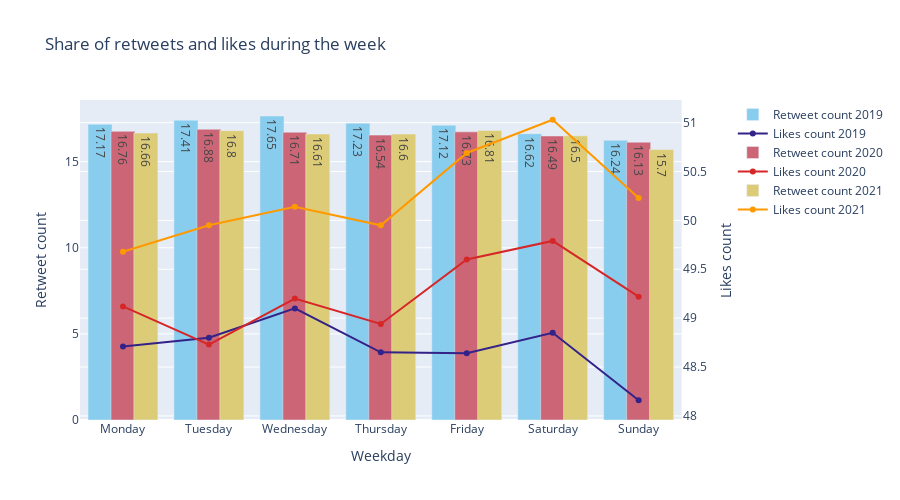
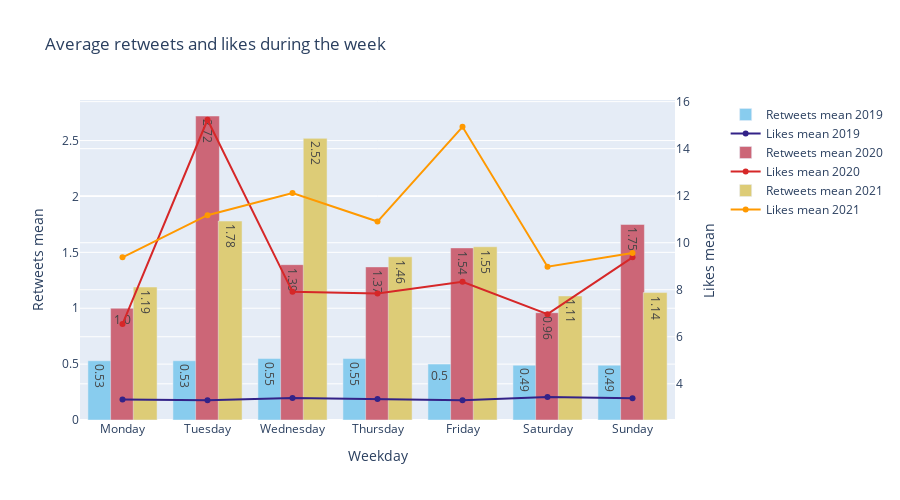

The notebook cell saved with these charts, in order:
### Code cell
analysis_chart(df_analysis, 'day_of_week', '% with retweets', '% with likes', 'Weekday', '% with retweets',
               '% with likes', 'Percentage of retweets and likes during the week')
analysis_chart(df_analysis, 'day_of_week', 'retweets mean', 'likes mean', 'Weekday', 'Retweets mean', 'Likes mean',
               'Average retweets and likes during the week')

### Figure 1 — Plotly figure (JSON) as saved in the notebook; plotly's stock layout.template omitted (floating-point values rounded to 4 significant figures)
{"data": [{"marker": {"color": "rgb(136, 204, 238)"}, "name": "Retweet count 2019", "text": ["17.17", "17.41", "17.65", "17.23", "17.12", "16.62", "16.24"], "textposition": "inside", "width": 0.28, "x": ["Monday", "Tuesday", "Wednesday", "Thursday", "Friday", "Saturday", "Sunday"], "y": [17.17, 17.41, 17.65, 17.23, 17.12, 16.62, 16.24], "type": "bar", "xaxis": "x", "yaxis": "y"}, {"marker": {"color": "rgb(51, 34, 136)"}, "name": "Likes count 2019", "x": ["Monday", "Tuesday", "Wednesday", "Thursday", "Friday", "Saturday", "Sunday"], "y": [48.71, 48.8, 49.1, 48.65, 48.64, 48.85, 48.16], "type": "scatter", "xaxis": "x", "yaxis": "y2"}, {"marker": {"color": "rgb(204, 102, 119)"}, "name": "Retweet count 2020", "text": ["16.76", "16.88", "16.71", "16.54", "16.73", "16.49", "16.13"], "textposition": "inside", "width": 0.28, "x": ["Monday", "Tuesday", "Wednesday", "Thursday", "Friday", "Saturday", "Sunday"], "y": [16.76, 16.88, 16.71, 16.54, 16.73, 16.49, 16.13], "type": "bar", "xaxis": "x", "yaxis": "y"}, {"marker": {"color": "#D62728"}, "name": "Likes count 2020", "x": ["Monday", "Tuesday", "Wednesday", "Thursday", "Friday", "Saturday", "Sunday"], "y": [49.12, 48.73, 49.2, 48.94, 49.6, 49.79, 49.22], "type": "scatter", "xaxis": "x", "yaxis": "y2"}, {"marker": {"color": "rgb(221, 204, 119)"}, "name": "Retweet count 2021", "text": ["16.66", "16.8", "16.61", "16.6", "16.81", "16.5", "15.7"], "textposition": "inside", "width": 0.28, "x": ["Monday", "Tuesday", "Wednesday", "Thursday", "Friday", "Saturday", "Sunday"], "y": [16.66, 16.8, 16.61, 16.6, 16.81, 16.5, 15.7], "type": "bar", "xaxis": "x", "yaxis": "y"}, {"marker": {"color": "#FF9900"}, "name": "Likes count 2021", "x": ["Monday", "Tuesday", "Wednesday", "Thursday", "Friday", "Saturday", "Sunday"], "y": [49.68, 49.95, 50.14, 49.95, 50.69, 51.03, 50.23], "type": "scatter", "xaxis": "x", "yaxis": "y2"}], "layout": {"xaxis": {"anchor": "y", "domain": [0.0, 0.94], "title": {"text": "Weekday"}}, "yaxis": {"anchor": "x", "domain": [0.0, 1.0], "title": {"text": "Retweet count"}}, "yaxis2": {"anchor": "x", "overlaying": "y", "side": "right", "title": {"text": "Likes count"}}, "title": {"text": "Share of retweets and likes during the week"}, "width": 900, "height": 500}}

### Figure 2 — Plotly figure (JSON) as saved in the notebook; plotly's stock layout.template omitted (floating-point values rounded to 4 significant figures)
{"data": [{"marker": {"color": "rgb(136, 204, 238)"}, "name": "Retweets mean 2019", "text": ["0.53", "0.53", "0.55", "0.55", "0.5", "0.49", "0.49"], "textposition": "inside", "width": 0.28, "x": ["Monday", "Tuesday", "Wednesday", "Thursday", "Friday", "Saturday", "Sunday"], "y": [0.53, 0.53, 0.55, 0.55, 0.5, 0.49, 0.49], "type": "bar", "xaxis": "x", "yaxis": "y"}, {"marker": {"color": "rgb(51, 34, 136)"}, "name": "Likes mean 2019", "x": ["Monday", "Tuesday", "Wednesday", "Thursday", "Friday", "Saturday", "Sunday"], "y": [3.33, 3.3, 3.4, 3.35, 3.3, 3.44, 3.39], "type": "scatter", "xaxis": "x", "yaxis": "y2"}, {"marker": {"color": "rgb(204, 102, 119)"}, "name": "Retweets mean 2020", "text": ["1.0", "2.72", "1.39", "1.37", "1.54", "0.96", "1.75"], "textposition": "inside", "width": 0.28, "x": ["Monday", "Tuesday", "Wednesday", "Thursday", "Friday", "Saturday", "Sunday"], "y": [1.0, 2.72, 1.39, 1.37, 1.54, 0.96, 1.75], "type": "bar", "xaxis": "x", "yaxis": "y"}, {"marker": {"color": "#D62728"}, "name": "Likes mean 2020", "x": ["Monday", "Tuesday", "Wednesday", "Thursday", "Friday", "Saturday", "Sunday"], "y": [6.54, 15.23, 7.91, 7.84, 8.34, 6.96, 9.38], "type": "scatter", "xaxis": "x", "yaxis": "y2"}, {"marker": {"color": "rgb(221, 204, 119)"}, "name": "Retweets mean 2021", "text": ["1.19", "1.78", "2.52", "1.46", "1.55", "1.11", "1.14"], "textposition": "inside", "width": 0.28, "x": ["Monday", "Tuesday", "Wednesday", "Thursday", "Friday", "Saturday", "Sunday"], "y": [1.19, 1.78, 2.52, 1.46, 1.55, 1.11, 1.14], "type": "bar", "xaxis": "x", "yaxis": "y"}, {"marker": {"color": "#FF9900"}, "name": "Likes mean 2021", "x": ["Monday", "Tuesday", "Wednesday", "Thursday", "Friday", "Saturday", "Sunday"], "y": [9.38, 11.17, 12.11, 10.9, 14.93, 8.98, 9.56], "type": "scatter", "xaxis": "x", "yaxis": "y2"}], "layout": {"xaxis": {"anchor": "y", "domain": [0.0, 0.94], "title": {"text": "Weekday"}}, "yaxis": {"anchor": "x", "domain": [0.0, 1.0], "title": {"text": "Retweets mean"}}, "yaxis2": {"anchor": "x", "overlaying": "y", "side": "right", "title": {"text": "Likes mean"}}, "title": {"text": "Average retweets and likes during the week"}, "width": 900, "height": 500}}
